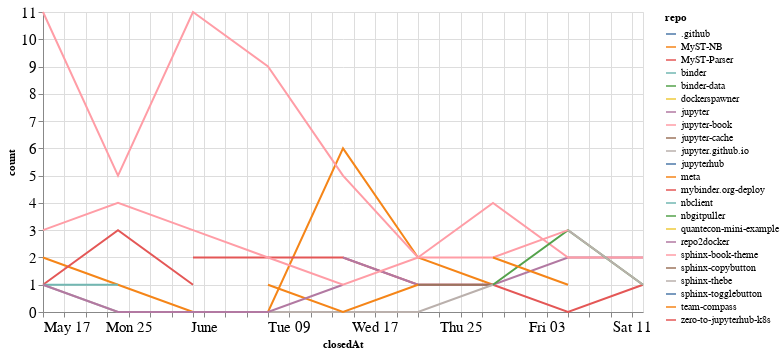

The code cell stored with this chart in its notebook:
### Code cell
closed_by_time = closed_by.groupby('repo').resample('W', on='closedAt').count()['author'].reset_index()
closed_by_time = closed_by_time.rename(columns={'author': 'count'})

alt.Chart(closed_by_time, width=600).mark_line().encode(
    x='closedAt',
    y='count',
    color='repo',
    tooltip="repo"
)

### Figure 1 — Vega-Lite specification as saved in the notebook (floating-point values rounded to 4 significant figures)
{"config": {"axisLeft": {"labelFontSize": 15}, "axisBottom": {"labelFontSize": 15}}, "data": {"name": "data-5fc0cd7d183789b9729e2efd32e33f64"}, "mark": "line", "encoding": {"color": {"type": "nominal", "field": "repo"}, "tooltip": {"type": "nominal", "field": "repo"}, "x": {"type": "temporal", "field": "closedAt"}, "y": {"type": "quantitative", "field": "count"}}, "width": 600, "$schema": "https://vega.github.io/schema/vega-lite/v4.8.1.json", "datasets": {"data-5fc0cd7d183789b9729e2efd32e33f64": [{"repo": ".github", "closedAt": "2020-07-05T00:00:00", "count": 1}, {"repo": "MyST-NB", "closedAt": "2020-05-17T00:00:00", "count": 2}, {"repo": "MyST-NB", "closedAt": "2020-05-24T00:00:00", "count": 1}, {"repo": "MyST-NB", "closedAt": "2020-05-31T00:00:00", "count": 0}, {"repo": "MyST-NB", "closedAt": "2020-06-07T00:00:00", "count": 0}, {"repo": "MyST-NB", "closedAt": "2020-06-14T00:00:00", "count": 6}, {"repo": "MyST-NB", "closedAt": "2020-06-21T00:00:00", "count": 2}, {"repo": "MyST-NB", "closedAt": "2020-06-28T00:00:00", "count": 1}, {"repo": "MyST-Parser", "closedAt": "2020-05-31T00:00:00", "count": 2}, {"repo": "MyST-Parser", "closedAt": "2020-06-07T00:00:00", "count": 2}, {"repo": "MyST-Parser", "closedAt": "2020-06-14T00:00:00", "count": 2}, {"repo": "MyST-Parser", "closedAt": "2020-06-21T00:00:00", "count": 1}, {"repo": "MyST-Parser", "closedAt": "2020-06-28T00:00:00", "count": 1}, {"repo": "MyST-Parser", "closedAt": "2020-07-05T00:00:00", "count": 0}, {"repo": "MyST-Parser", "closedAt": "2020-07-12T00:00:00", "count": 1}, {"repo": "binder", "closedAt": "2020-06-28T00:00:00", "count": 1}, {"repo": "binder-data", "closedAt": "2020-06-21T00:00:00", "count": 1}, {"repo": "dockerspawner", "closedAt": "2020-06-28T00:00:00", "count": 2}, {"repo": "jupyter", "closedAt": "2020-06-14T00:00:00", "count": 2}, {"repo": "jupyter", "closedAt": "2020-06-21T00:00:00", "count": 1}, {"repo": "jupyter", "closedAt": "2020-06-28T00:00:00", "count": 1}, {"repo": "jupyter", "closedAt": "2020-07-05T00:00:00", "count": 2}, {"repo": "jupyter", "closedAt": "2020-07-12T00:00:00", "count": 2}, {"repo": "jupyter-book", "closedAt": "2020-05-17T00:00:00", "count": 11}, {"repo": "jupyter-book", "closedAt": "2020-05-24T00:00:00", "count": 5}, {"repo": "jupyter-book", "closedAt": "2020-05-31T00:00:00", "count": 11}, {"repo": "jupyter-book", "closedAt": "2020-06-07T00:00:00", "count": 9}, {"repo": "jupyter-book", "closedAt": "2020-06-14T00:00:00", "count": 5}, {"repo": "jupyter-book", "closedAt": "2020-06-21T00:00:00", "count": 2}, {"repo": "jupyter-book", "closedAt": "2020-06-28T00:00:00", "count": 4}, {"repo": "jupyter-book", "closedAt": "2020-07-05T00:00:00", "count": 2}, {"repo": "jupyter-book", "closedAt": "2020-07-12T00:00:00", "count": 2}, {"repo": "jupyter-cache", "closedAt": "2020-06-21T00:00:00", "count": 1}, {"repo": "jupyter-cache", "closedAt": "2020-06-28T00:00:00", "count": 1}, {"repo": "jupyter.github.io", "closedAt": "2020-05-17T00:00:00", "count": 1}, {"repo": "jupyter.github.io", "closedAt": "2020-05-24T00:00:00", "count": 0}, {"repo": "jupyter.github.io", "closedAt": "2020-05-31T00:00:00", "count": 0}, {"repo": "jupyter.github.io", "closedAt": "2020-06-07T00:00:00", "count": 0}, {"repo": "jupyter.github.io", "closedAt": "2020-06-14T00:00:00", "count": 0}, {"repo": "jupyter.github.io", "closedAt": "2020-06-21T00:00:00", "count": 0}, {"repo": "jupyter.github.io", "closedAt": "2020-06-28T00:00:00", "count": 1}, {"repo": "jupyterhub", "closedAt": "2020-07-12T00:00:00", "count": 1}, {"repo": "meta", "closedAt": "2020-06-07T00:00:00", "count": 1}, {"repo": "meta", "closedAt": "2020-06-14T00:00:00", "count": 0}, {"repo": "meta", "closedAt": "2020-06-21T00:00:00", "count": 1}, {"repo": "mybinder.org-deploy", "closedAt": "2020-05-17T00:00:00", "count": 1}, {"repo": "mybinder.org-deploy", "closedAt": "2020-05-24T00:00:00", "count": 3}, {"repo": "mybinder.org-deploy", "closedAt": "2020-05-31T00:00:00", "count": 1}, {"repo": "nbclient", "closedAt": "2020-05-17T00:00:00", "count": 1}, {"repo": "nbclient", "closedAt": "2020-05-24T00:00:00", "count": 1}, {"repo": "nbgitpuller", "closedAt": "2020-06-28T00:00:00", "count": 1}, {"repo": "nbgitpuller", "closedAt": "2020-07-05T00:00:00", "count": 3}, {"repo": "nbgitpuller", "closedAt": "2020-07-12T00:00:00", "count": 1}, {"repo": "quantecon-mini-example", "closedAt": "2020-06-21T00:00:00", "count": 1}, {"repo": "repo2docker", "closedAt": "2020-05-17T00:00:00", "count": 1}, {"repo": "repo2docker", "closedAt": "2020-05-24T00:00:00", "count": 0}, {"repo": "repo2docker", "closedAt": "2020-05-31T00:00:00", "count": 0}, {"repo": "repo2docker", "closedAt": "2020-06-07T00:00:00", "count": 0}, {"repo": "repo2docker", "closedAt": "2020-06-14T00:00:00", "count": 1}, {"repo": "sphinx-book-theme", "closedAt": "2020-05-17T00:00:00", "count": 3}, {"repo": "sphinx-book-theme", "closedAt": "2020-05-24T00:00:00", "count": 4}, {"repo": "sphinx-book-theme", "closedAt": "2020-05-31T00:00:00", "count": 3}, {"repo": "sphinx-book-theme", "closedAt": "2020-06-07T00:00:00", "count": 2}, {"repo": "sphinx-book-theme", "closedAt": "2020-06-14T00:00:00", "count": 1}, {"repo": "sphinx-book-theme", "closedAt": "2020-06-21T00:00:00", "count": 2}, {"repo": "sphinx-book-theme", "closedAt": "2020-06-28T00:00:00", "count": 2}, {"repo": "sphinx-book-theme", "closedAt": "2020-07-05T00:00:00", "count": 3}, {"repo": "sphinx-copybutton", "closedAt": "2020-06-21T00:00:00", "count": 2}, {"repo": "sphinx-thebe", "closedAt": "2020-07-05T00:00:00", "count": 3}, {"repo": "sphinx-thebe", "closedAt": "2020-07-12T00:00:00", "count": 1}, {"repo": "sphinx-togglebutton", "closedAt": "2020-06-14T00:00:00", "count": 1}, {"repo": "team-compass", "closedAt": "2020-06-28T00:00:00", "count": 2}, {"repo": "team-compass", "closedAt": "2020-07-05T00:00:00", "count": 1}, {"repo": "zero-to-jupyterhub-k8s", "closedAt": "2020-07-05T00:00:00", "count": 1}]}}
